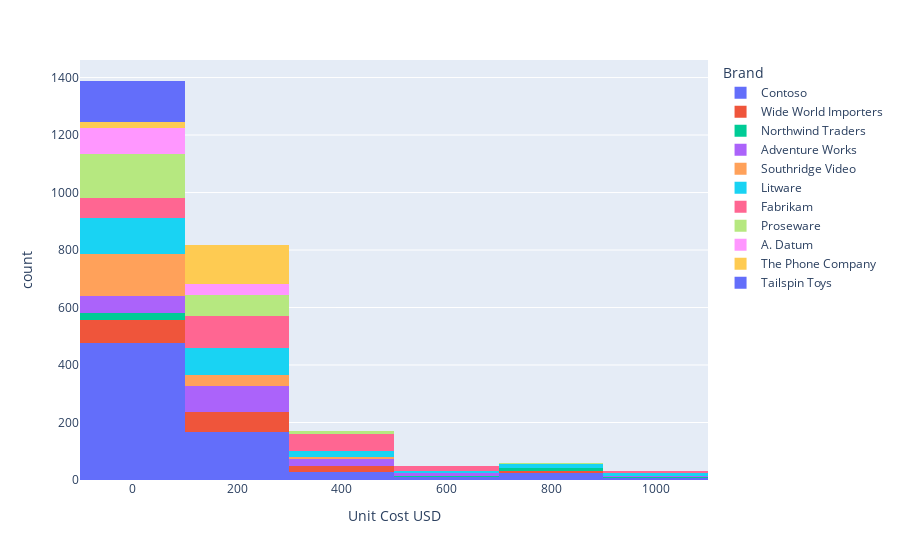

The notebook cell this image was saved under:
### Code cell
px.histogram(products,x="Unit Cost USD",color ="Brand",nbins=10 )

### Figure 1 — Plotly figure (JSON) as saved in the notebook; plotly's stock layout.template omitted (floating-point values rounded to 4 significant figures; data arrays with more than 128 entries replaced by an {"elided": "..."} marker saying what was removed)
{"data": [{"alignmentgroup": "True", "bingroup": "x", "hovertemplate": "Brand=Contoso<br>Unit Cost USD=%{x}<br>count=%{y}<extra></extra>", "legendgroup": "Contoso", "marker": {"color": "#636efa", "pattern": {"shape": ""}}, "name": "Contoso", "nbinsx": 10, "offsetgroup": "Contoso", "orientation": "v", "showlegend": true, "type": "histogram", "x": {"elided": "710 float values"}, "xaxis": "x", "yaxis": "y"}, {"alignmentgroup": "True", "bingroup": "x", "hovertemplate": "Brand=Wide World Importers<br>Unit Cost USD=%{x}<br>count=%{y}<extra></extra>", "legendgroup": "Wide World Importers", "marker": {"color": "#EF553B", "pattern": {"shape": ""}}, "name": "Wide World Importers", "nbinsx": 10, "offsetgroup": "Wide World Importers", "orientation": "v", "showlegend": true, "type": "histogram", "x": {"elided": "173 float values"}, "xaxis": "x", "yaxis": "y"}, {"alignmentgroup": "True", "bingroup": "x", "hovertemplate": "Brand=Northwind Traders<br>Unit Cost USD=%{x}<br>count=%{y}<extra></extra>", "legendgroup": "Northwind Traders", "marker": {"color": "#00cc96", "pattern": {"shape": ""}}, "name": "Northwind Traders", "nbinsx": 10, "offsetgroup": "Northwind Traders", "orientation": "v", "showlegend": true, "type": "histogram", "x": [13.1, 13.1, 13.1, 13.1, 22.05, 22.05, 22.05, 22.05, 17.45, 17.45, 17.45, 17.45, 18.65, 18.65, 18.65, 18.65, 18.65, 45.98, 45.98, 45.98, 45.98, 45.98, 49.69, 49.69, 49.69, 49.69, 49.69, 879.0, 915.1, 836.5, 815.7, 509.8, 879.0, 915.1, 836.5, 815.7, 509.8, 879.0, 915.1, 836.5, 815.7, 509.8, 879.0, 915.1, 836.5, 815.7, 509.8], "xaxis": "x", "yaxis": "y"}, {"alignmentgroup": "True", "bingroup": "x", "hovertemplate": "Brand=Adventure Works<br>Unit Cost USD=%{x}<br>count=%{y}<extra></extra>", "legendgroup": "Adventure Works", "marker": {"color": "#ab63fa", "pattern": {"shape": ""}}, "name": "Adventure Works", "nbinsx": 10, "offsetgroup": "Adventure Works", "orientation": "v", "showlegend": true, "type": "histogram", "x": {"elided": "192 float values"}, "xaxis": "x", "yaxis": "y"}, {"alignmentgroup": "True", "bingroup": "x", "hovertemplate": "Brand=Southridge Video<br>Unit Cost USD=%{x}<br>count=%{y}<extra></extra>", "legendgroup": "Southridge Video", "marker": {"color": "#FFA15A", "pattern": {"shape": ""}}, "name": "Southridge Video", "nbinsx": 10, "offsetgroup": "Southridge Video", "orientation": "v", "showlegend": true, "type": "histogram", "x": {"elided": "192 float values"}, "xaxis": "x", "yaxis": "y"}, {"alignmentgroup": "True", "bingroup": "x", "hovertemplate": "Brand=Litware<br>Unit Cost USD=%{x}<br>count=%{y}<extra></extra>", "legendgroup": "Litware", "marker": {"color": "#19d3f3", "pattern": {"shape": ""}}, "name": "Litware", "nbinsx": 10, "offsetgroup": "Litware", "orientation": "v", "showlegend": true, "type": "histogram", "x": {"elided": "264 float values"}, "xaxis": "x", "yaxis": "y"}, {"alignmentgroup": "True", "bingroup": "x", "hovertemplate": "Brand=Fabrikam<br>Unit Cost USD=%{x}<br>count=%{y}<extra></extra>", "legendgroup": "Fabrikam", "marker": {"color": "#FF6692", "pattern": {"shape": ""}}, "name": "Fabrikam", "nbinsx": 10, "offsetgroup": "Fabrikam", "orientation": "v", "showlegend": true, "type": "histogram", "x": {"elided": "267 float values"}, "xaxis": "x", "yaxis": "y"}, {"alignmentgroup": "True", "bingroup": "x", "hovertemplate": "Brand=Proseware<br>Unit Cost USD=%{x}<br>count=%{y}<extra></extra>", "legendgroup": "Proseware", "marker": {"color": "#B6E880", "pattern": {"shape": ""}}, "name": "Proseware", "nbinsx": 10, "offsetgroup": "Proseware", "orientation": "v", "showlegend": true, "type": "histogram", "x": {"elided": "244 float values"}, "xaxis": "x", "yaxis": "y"}, {"alignmentgroup": "True", "bingroup": "x", "hovertemplate": "Brand=A. Datum<br>Unit Cost USD=%{x}<br>count=%{y}<extra></extra>", "legendgroup": "A. Datum", "marker": {"color": "#FF97FF", "pattern": {"shape": ""}}, "name": "A. Datum", "nbinsx": 10, "offsetgroup": "A. Datum", "orientation": "v", "showlegend": true, "type": "histogram", "x": {"elided": "132 float values"}, "xaxis": "x", "yaxis": "y"}, {"alignmentgroup": "True", "bingroup": "x", "hovertemplate": "Brand=The Phone Company<br>Unit Cost USD=%{x}<br>count=%{y}<extra></extra>", "legendgroup": "The Phone Company", "marker": {"color": "#FECB52", "pattern": {"shape": ""}}, "name": "The Phone Company", "nbinsx": 10, "offsetgroup": "The Phone Company", "orientation": "v", "showlegend": true, "type": "histogram", "x": {"elided": "152 float values"}, "xaxis": "x", "yaxis": "y"}, {"alignmentgroup": "True", "bingroup": "x", "hovertemplate": "Brand=Tailspin Toys<br>Unit Cost USD=%{x}<br>count=%{y}<extra></extra>", "legendgroup": "Tailspin Toys", "marker": {"color": "#636efa", "pattern": {"shape": ""}}, "name": "Tailspin Toys", "nbinsx": 10, "offsetgroup": "Tailspin Toys", "orientation": "v", "showlegend": true, "type": "histogram", "x": {"elided": "144 float values"}, "xaxis": "x", "yaxis": "y"}], "layout": {"barmode": "relative", "legend": {"title": {"text": "Brand"}, "tracegroupgap": 0}, "margin": {"t": 60}, "xaxis": {"anchor": "y", "domain": [0, 1], "title": {"text": "Unit Cost USD"}}, "yaxis": {"anchor": "x", "domain": [0, 1], "title": {"text": "count"}}}}
